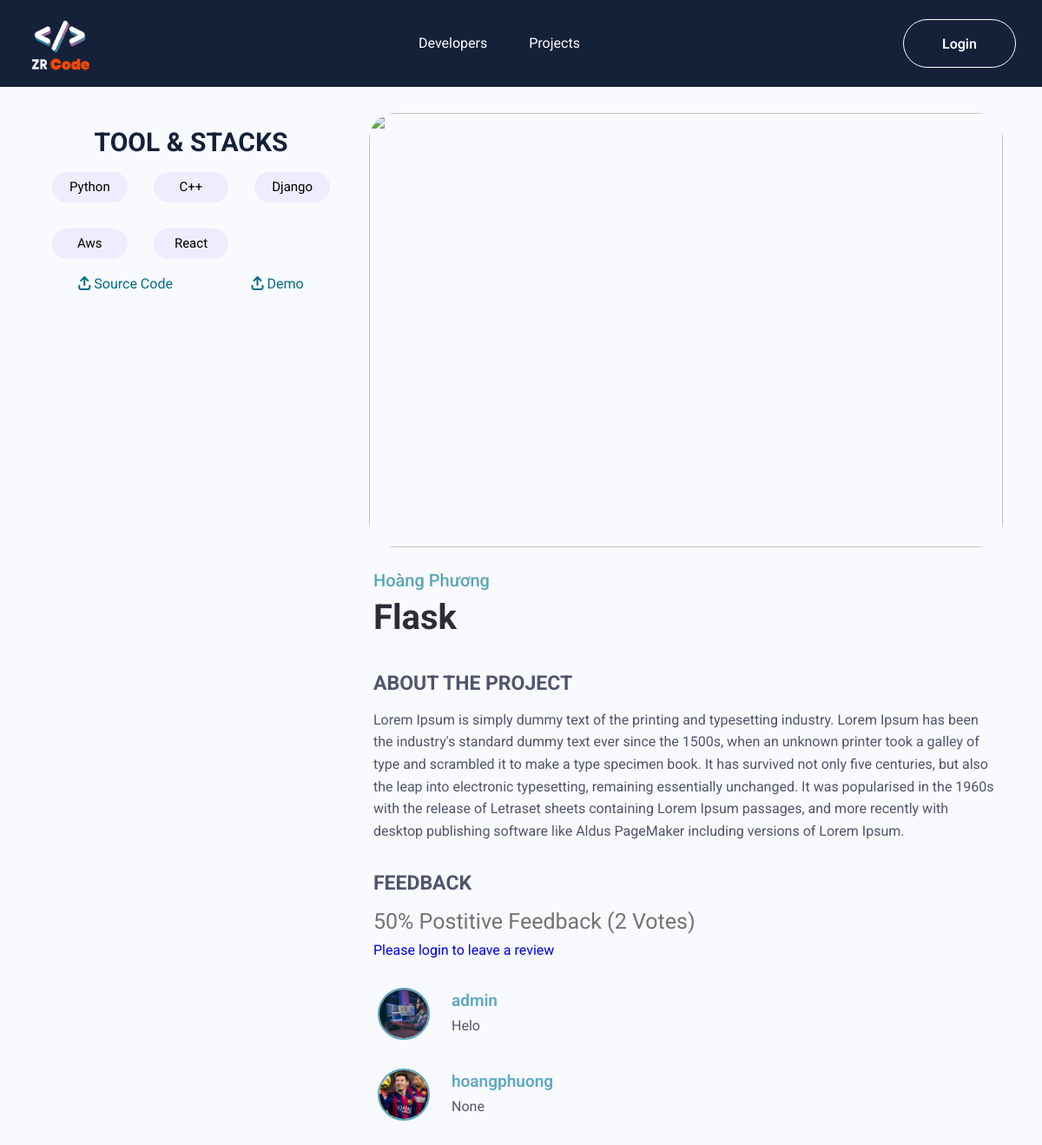
Page /projects/detail-project/93fe0dee-6089-401c-a9ea-6d815cb4e516/ on the committed database.
### projects/models.py (models this page shows, shortened)
class Project(models.Model):
    owner = models.ForeignKey(Profile, null=True, blank=True, on_delete=models.CASCADE)
    title = models.CharField(max_length=255)
    description = models.TextField(null = True, blank = True)
    featured_image = models.ImageField(null = True, blank = True, default='user_default.jpg')
    tags = models.ManyToManyField('Tag', blank = True)
    demo_link = models.CharField(max_length = 20000, null = True, blank = True)
    source_link = models.CharField(max_length = 2000, null = True, blank = True)
    vote_total = models.IntegerField(default=0, null = True, blank = True)
    vote_ratio = models.IntegerField(default=0, null = True, blank = True)
    created = models.DateTimeField(auto_now_add = True) #
    id = models.UUIDField(default=uuid.uuid4, unique=True, primary_key = True, editable = False)
    class Meta:
        ordering =['-vote_ratio', '-vote_total', 'title']
    @property
    def imageURL(self):
        try:
            url = self.featured_image.url
        except:
            url = ''
        return url
    @property
    def reviewers(self):
        queryset = self.review_set.all().values_list('owner__id', flat=True)
        return queryset

class Review(models.Model):
    VOTE_TYPE = (
        ('up', 'Up Vote'),
        ('down', 'Down Vote')
    )
    owner = models.ForeignKey(Profile, on_delete=models.CASCADE, null=True, blank=True)
    project = models.ForeignKey(Project, on_delete=models.CASCADE)
    body = models.TextField(null = True, blank = True)
    value = models.CharField(max_length=255, choices=VOTE_TYPE)
    created = models.DateTimeField(auto_now_add = True) #
    id = models.UUIDField(default=uuid.uuid4, unique=True, primary_key = True, editable = False)

class Tag(models.Model):
    name = models.CharField(max_length=255)
    created = models.DateTimeField(auto_now_add = True) #
    id = models.UUIDField(default=uuid.uuid4, unique=True, primary_key = True, editable = False)

### users/models.py (models this page shows)
class Profile(models.Model):
    user = models.OneToOneField(User, on_delete = models.CASCADE, null=True, blank=True)
    name = models.CharField(max_length=255, blank=True, null=True)
    email = models.EmailField(max_length=500, blank=True, null=True)
    username = models.CharField(max_length=255, blank=True, null=True)
    location = models.CharField(max_length=255, blank=True, null=True)
    short_intro = models.CharField(max_length=255, blank=True, null=True)
    bio = models.TextField(blank=True, null=True)
    profile_image = models.ImageField(null=True, blank=True, upload_to='profiles/', default='profiles/user_default.png')
    social_youtube = models.CharField(max_length=255, blank=True, null=True)
    social_facebook = models.CharField(max_length=255, blank=True, null=True)
    social_tiktok = models.CharField(max_length=255, blank=True, null=True)
    social_github = models.CharField(max_length=255, blank=True, null=True)
    social_twitter = models.CharField(max_length=255, blank=True, null=True)
    social_instagram = models.CharField(max_length=255, blank=True, null=True)
    created = models.DateTimeField(auto_now_add=True)
    id= models.UUIDField(default=uuid.uuid4, unique=True, primary_key=True, editable=False)
    def __str__(self):
        return str(self.user.username)
    class Meta:
        ordering = ['-created']
    @property
    def imageURL(self):
        try:
            url = self.profile_image.url
        except:
            url = ''
        return url

### projects/views.py (the view, shortened to what this page needs)
# urls.py: path('detail-project/<str:pk>/', views.detailProject, name='detail_project'),
def detailProject(request, pk):
    project = Project.objects.get(id = pk)
    form = ReviewForm()
    context = {'project': project, 'form': form}
    return render(request, 'projects/detail_project.html', context)

### projects/templates/projects/detail_project.html
{% extends 'main.html' %}
{% load static %}
{% block content %}
<main class="home">
    <section class="main__projects">
        <div class="container">
            <div class="row row-reverse">
                <div class="col-xl-8 col-lg-12 col-12">
                    <div class="detail">
                        <img src="{{project.imageURL}}" alt="" class="img__projects">
                        <div class="content__name">
                            <a href="{% url 'user_profile' project.owner.id %}"><h3 class="owner-project">{{project.owner.name}}</h3></a>
                            <h3 class="project-name">{{project.title}}</h3>
                        </div>
                        <div class="about">
                            <h3 class="about-name">ABOUT THE PROJECT</h3>
                            <p class="about-desc">
                                {{project.description}}
                            </p>
                        </div>
                        <div class="feedback">
                            <h3 class="feedback__name">FEEDBACK</h3>
                            <p class="feedback__desc">{{project.vote_ratio}}% Postitive Feedback ({{project.vote_total}} Vote{{project.vote_total|pluralize:"s"}})</p>
                            {% if request.user.profile.id in project.reviewers %}
                            <p>You have already submitted your review for this project</p>
                            {% elif request.user.profile == project.owner %}
                            <p>You cannot review your own work</p>
                            {% elif request.user.is_authenticated %}
                            <form action="{% url 'detail_project' project.id %}" method="POST">
                                {% csrf_token %}
                                {{form.as_p}}
                                <input type="submit" class="btn btn-submit" value="Comment">
                            </form>
                            {% else %}
                             <a href="{% url 'login' %}">Please login to leave a review</a>
                            {% endif %}
                            <div class="comment">
                                {% for review in project.review_set.all %}
                                <div class="comment__inner">
                                    <a href="{% url 'user_profile' review.owner.id %}"><img class="owner__comment" src="{{review.owner.imageURL}}" alt=""></a>
                                    <div class="comment-content">
                                        <a href="{% url 'user_profile' review.owner.id %}"><h3 class="comment-name">{{review.owner}}</h3></a>
                                        <p class="comment-desc">
                                            {{review.body|linebreaksbr}}
                                        </p>
                                    </div>
                                </div>
                                {% endfor %}
                            </div>
                        </div>
                    </div>
                </div>
                <div class="col-xl-4 col-lg-12 col-12">
                    <div class="tools">
                        <h3 class="title">TOOL & STACKS</h3>
                        <div class="row">
                            {% for tag in project.tags.all %}
                            <div class="col-xl-4 col-lg-3 col-sm-4 col-4">
                                <div class="skill">
                                    <span class="skill__name line-clamp break-all line-1">{{tag.name}}</span>
                                </div>
                            </div>
                            {% endfor %}
                        </div>
                    </div>
                    <div class="source-code">
                        <a href="{{project.source_link}}"><i class="fa-solid fa-arrow-up-from-bracket"></i> Source Code</a>
                        <a href="{{project.demo_link}}"><i class="fa-solid fa-arrow-up-from-bracket"></i> Demo</a>
                    </div>
                </div>
            </div>
        </div>
    </section>
</main>
{% endblock %}

### static/assets/css/styles.css (style rules this page uses)
* { box-sizing: border-box; }
html { font-size: 62.5%; }
body { font-size: 1.6rem; font-family: 'Roboto', sans-serif; }
a { text-decoration: none; }
.line-clamp { display: -webkit-box; -webkit-line-clamp: var(--line-clamp, 6); -webkit-box-orient: vertical; overflow: hidden; }
.line-clamp.line-1 { --line-clamp: 1; }
.break-all { word-break: break-all; }
.row-reverse { flex-direction: row-reverse; }
.main__projects { background-color: #F8FAFD; padding: 30px 0; }
.main__projects .title { padding: 10px; text-align: center; font-weight: 700; font-size: 3rem; line-height: 1.6; color: #152039; }
.main__projects .skill { background-color: #EDEDFD; padding: 10px; display: flex; justify-content: center; border-radius: 9999px; max-width: 100px; }
.main__projects .skill .skill__name { font-size: 1.5rem; }
.main__projects .img__projects { width: 100%; height: 500px; object-fit: cover; border-radius: 30px; }
.main__projects .content__name { padding: 20px 5px; }
.main__projects .content__name .owner-project { font-weight: 500; font-size: 2rem; color: #5aa5b9; line-height: 1.5; }
.main__projects .content__name .project-name { font-weight: 700; font-size: 4rem; color: #2D2D39; line-height: 1.4; }
.main__projects .about { padding: 10px 5px; }
.main__projects .about-name { color: #51546E; font-size: 2.3rem; line-height: 1.6; font-weight: 700; }
.main__projects .about-desc { padding: 10px 0; font-size: 1.6rem; color: #51546E; line-height: 1.6; }
.main__projects .feedback { padding: 10px 5px; }
.main__projects .feedback .feedback__name { font-weight: 700; font-size: 2.3rem; color: #51546E; line-height: 1.6; }
.main__projects .feedback__desc { padding: 5px 0; line-height: 1.6; font-weight: 400; font-size: 2.5rem; color: #737373; }
.comment { padding: 20px 5px; }
.comment__inner { padding: 15px 0; display: flex; align-items: flex-start; column-gap: 15px; }
.owner__comment { height: 60px; width: 60px; object-fit: cover; border-radius: 50%; border: 2px solid #5aa5b9; }
.comment-content { padding: 0 10px; }
.comment-name { font-weight: 600; font-size: 1.9rem; color: #5FA9C2; line-height: 1.6; }
.comment-desc { font-size: 1.6rem; line-height: 1.6; color: #51546E; }
.home { background-color: #F8FAFD; }
.source-code { display: flex; align-items: center; justify-content: space-around; }
.source-code>a { color: #036b87; display: inline-block; margin-top: 20px; padding: 0 5px; }

### static/assets/css/responsive.css (style rules this page uses)
:root { --column-size: 12; }
.container { width: 100%; margin: 0 auto; padding-left: 15px; padding-right: 15px; }
.row { display: flex; flex-wrap: wrap; row-gap: 30px; }
.col-4 { flex: 0 0 auto; width: calc(100% / var(--column-size) * 4); padding: 0 15px; }
.col-12 { flex: 0 0 auto; width: calc(100% / var(--column-size) * 12); padding: 0 15px; }
@media (min-width: 576px) { .container { max-width: 540px; } }
@media (min-width: 576px) { .col-sm-4 { flex: 0 0 auto; width: calc(100% / var(--column-size) * 4); padding: 0 15px; } }
@media (min-width: 768px) { .container { max-width: 720px; } }
@media (min-width: 992px) { .container { max-width: 960px; } }
@media (min-width: 992px) { .col-lg-3 { flex: 0 0 auto; width: calc(100% / var(--column-size) * 3); padding: 0 15px; } }
@media (min-width: 992px) { .col-lg-12 { flex: 0 0 auto; width: calc(100% / var(--column-size) * 12); padding: 0 15px; } }
@media (min-width: 1200px) { .container { max-width: 1170px; } }
@media (min-width: 1200px) { .col-xl-4 { flex: 0 0 auto; width: calc(100% / var(--column-size) * 4); padding: 0 15px; } }
@media (min-width: 1200px) { .col-xl-8 { flex: 0 0 auto; width: calc(100% / var(--column-size) * 8); padding: 0 15px; } }

### rows in the picture
Project: owner.name "Hoàng Phương", title "Flask", description "Lorem Ipsum is simply dummy text of the printing and typesetting industry. Lorem Ipsum has been the industry's standard dummy text ever since the 1500s, when an unknown printer took a galley of type and scrambled it to make a type specimen book. It has survived not only five centuries, but also the leap into electronic typesetting, remaining essentially unchanged. It was popularised in the 1960s with the release of Letraset sheets containing Lorem Ipsum passages, and more recently with desktop publishing software like Aldus PageMaker including versions of Lorem Ipsum.", vote_ratio "50", vote_total "2"
Review: owner.imageURL (picture), owner "admin", body "Helo"
Review: owner.imageURL (picture), owner "hoangphuong", body "None"
Tag: name "Python"
Tag: name "C++"
Tag: name "Django"
Tag: name "Aws"
Tag: name "React"
